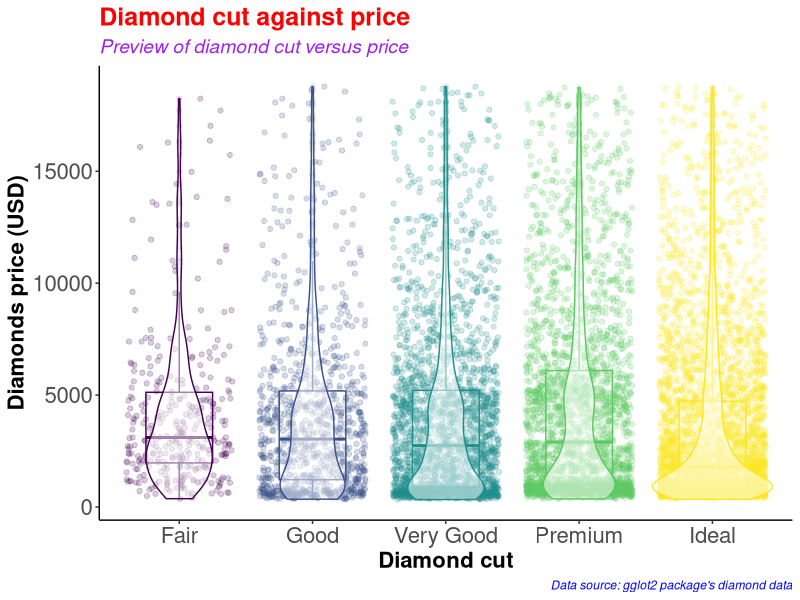
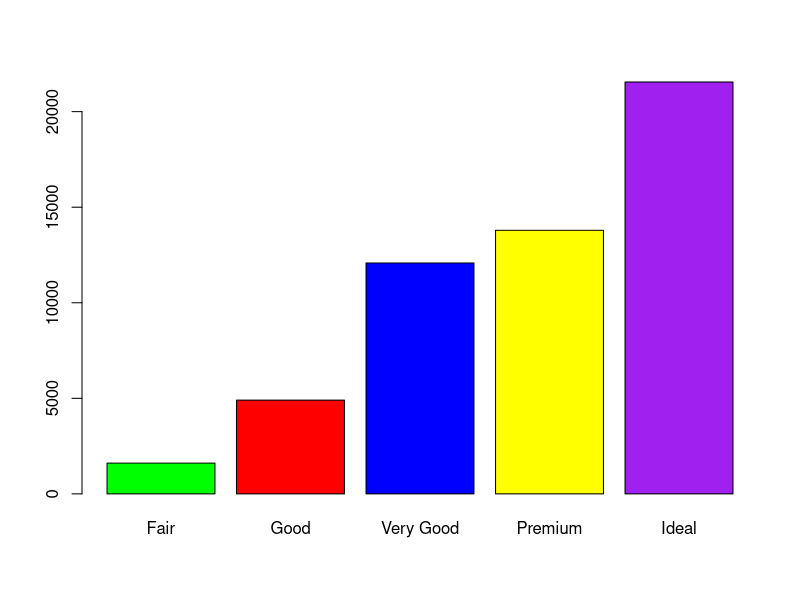
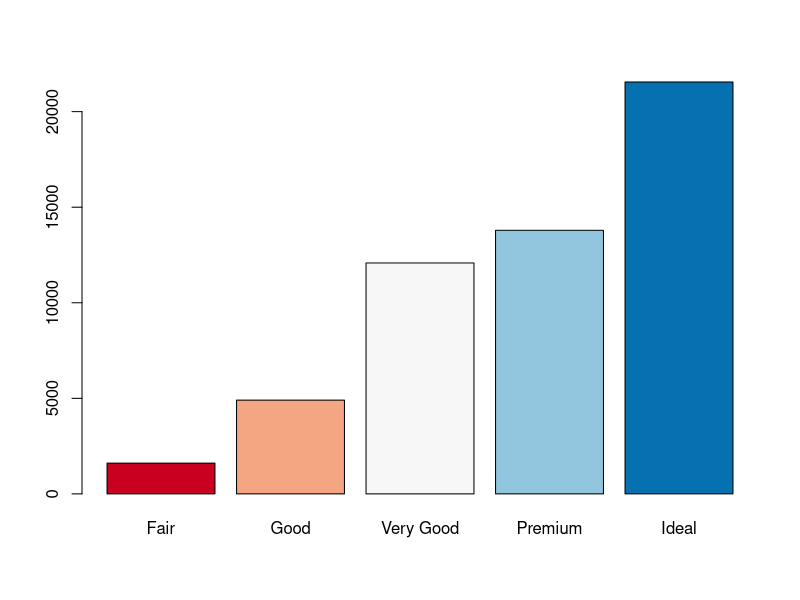
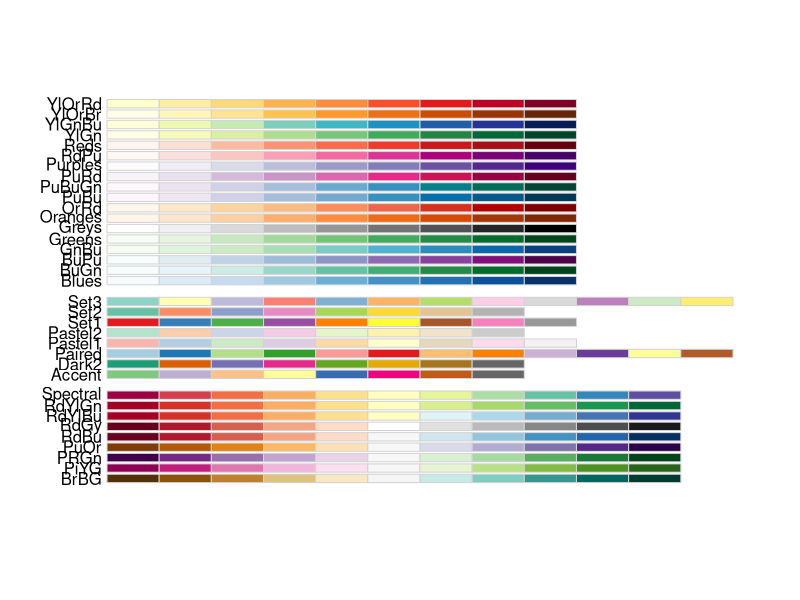
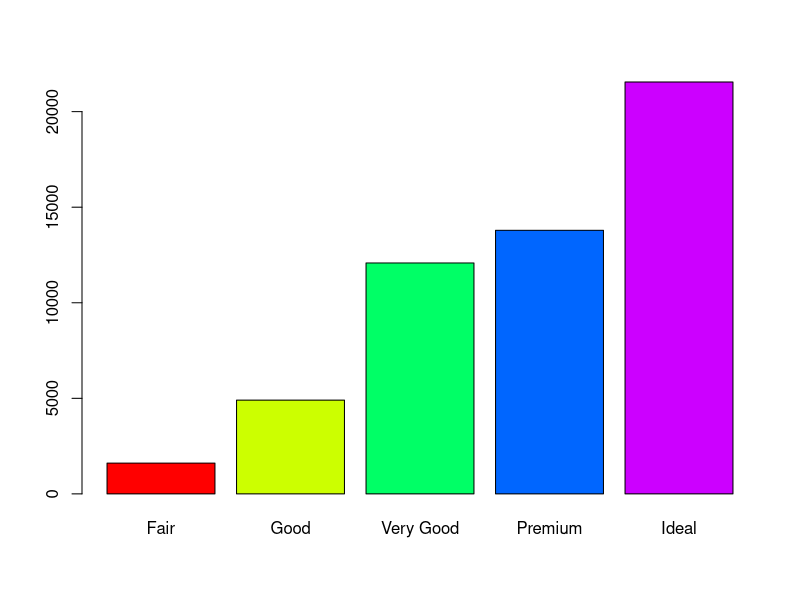
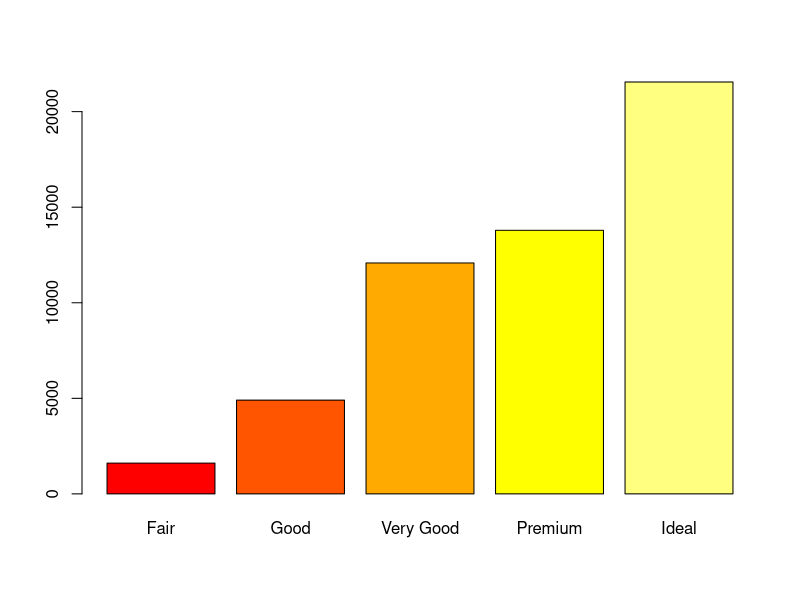
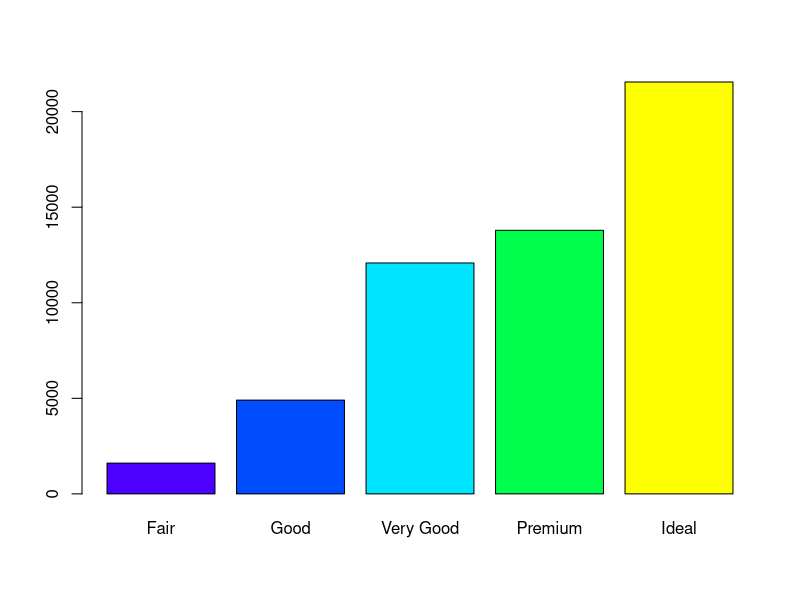
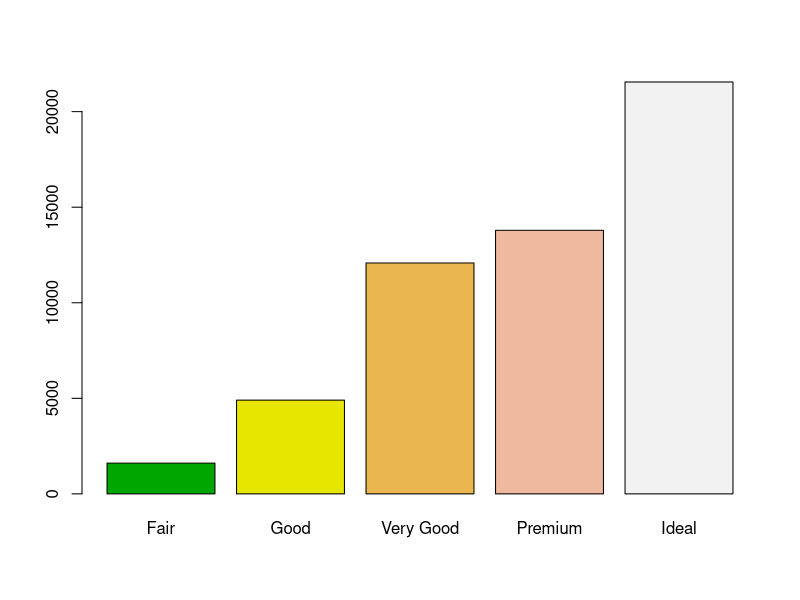

The R source for these figures, in order:
#########################################
# Name: Wyclife Agumba Oluoch           #   
# E-mail: wyclifeoluoch@gmail.com       #
# GitHub: https://github.com/Wycology   #
# Task: Boxplot and violin plots in one #
# Date: 4th Jan 2021                    #
# Last edited: 22nd July 2021           #
#########################################

# Loading the necessary libraries for the project

base::library(tidyverse) # This is for data wrangling and plotting.
base::library(RColorBrewer) # This is for generating color pallets for the plots.

diamonds_df <- diamonds # Saving the diamonds data-set to a new object in R.

utils::head(diamonds) # Checking the variables in the data-set for subsequent analyses
base::nrow(diamonds) # Checking for the number of rows in the data. 53940 observations
base::ncol(diamonds) # Checking the number of variables in the data-set. 10 variables

diamonds_df %>% # Picking the diamonds data, and then
  dplyr::slice_sample(n = 0.2*(nrow(diamonds))) %>% # Picking a portion of the data-set
  ggplot2::ggplot(ggplot2::aes(x = cut, y = price, color = cut)) + # Adding the mapping variables
  ggplot2::geom_point(position = "jitter", alpha = 0.2) + # Adding jitter and alpha
  ggplot2::geom_boxplot(alpha = 0.1, width = 0.5) + # Modifying dimensions of the boxplot 
  geom_violin(alpha = 0.5) + # Adding violin plot on top of the box and jitter
  theme_classic() + # Adding my preferred theme for publication.
  theme(legend.position = "none") + # Removing the legend; it is on the x-axis
  labs(x = "Diamond cut", # Labels the x-axis.
       y = "Diamonds price (USD)", # Labeling the y-axis
       title = "Diamond cut against price", # Setting tibble of the plot
       subtitle = "Preview of diamond cut versus price", # Descriptive title beneath TITLE
       caption = "Data source: gglot2 package's diamond data") +
  theme(axis.text = element_text(size=16), # Size of labels on tick-marks
        axis.title = element_text(size=16,face="bold")) + # Size of axis labels
  theme(plot.title = element_text(color = 'red', size = 18, face = 'bold'),
        plot.subtitle = element_text(color = 'purple', size = 14, face = 'italic'),
        plot.caption = element_text(color = 'blue', face = 'italic'))

diamonds %>% # Picking the diamonds data, and then
  filter(cut == 'Very Good') %>% # Picking the very good cut 
  nrow() # counting the number of rows with very good cut

diamonds %>% 
  select(cut) %>% 
  table() %>% 
  barplot(col = c('green', 'red', 'blue', 'yellow', 'purple'))

# Instead of specifying the colors, we can simply use the color brewer panel 

diamonds %>% 
  select(cut) %>% 
  table() %>% 
  barplot(col = brewer.pal(n = 5, name = "RdBu"))
# To display more brewer colors options to use, run the following function:

display.brewer.all()

# Can also use rainbow colors

diamonds %>% 
  select(cut) %>% 
  table() %>% 
  barplot(col = rainbow(5))

# Can also use heat.colors
diamonds %>% 
  select(cut) %>% 
  table() %>% 
  barplot(col = heat.colors(5))

# Can also use topographic colors

diamonds %>% 
  select(cut) %>% 
  table() %>% 
  barplot(col = topo.colors(5))

# Can also use terrain colors for the plot
diamonds %>% 
  select(cut) %>% 
  table() %>% 
  barplot(col = terrain.colors(5))

# Can also use cm.colors
diamonds %>% 
  select(cut) %>% 
  table() %>% 
  barplot(col = cm.colors(5)) 

# That is awesome. Good for the day.
